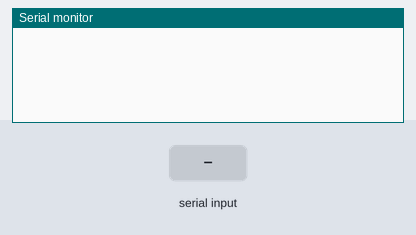
The sketch below on a simulated Arduino Uno, built with avr-gcc and run on an emulated ATmega328P. Shown: the last lines printed to the serial monitor. Inputs (shaded band) come from the test bench.

Above: at 1.2 s.
1.3 s: "1" received over Serial
At 3.2 s:
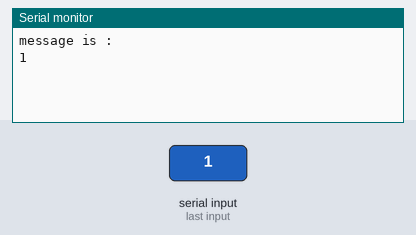
3.8 s: "0" received over Serial
At 5.2 s:
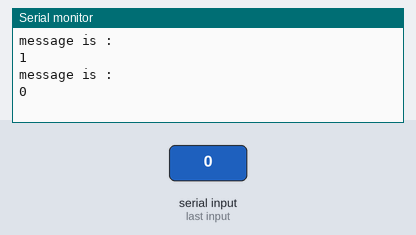
5.3 s: "2" received over Serial
At 7.4 s:
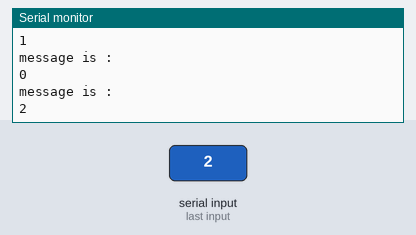

The sketch:

bluetooth_check.ino
```cpp
void setup() {
  // put your setup code here, to run once:
  Serial.begin(9600);
}

void loop() {
  // put your main code here, to run repeatedly:
    if(Serial.available()==1){
      String val = Serial.readString();
      Serial.println("message is : ");
      Serial.println(val);
    }
}
```

Measured:
- after the input at 1.3 s, the serial monitor: prints a new line after 1.0 s (image 1)
- after the input at 3.8 s, the serial monitor: prints a new line after 1.0 s (image 2)
- after the input at 5.3 s, the serial monitor: prints a new line after 1.0 s (image 3)
